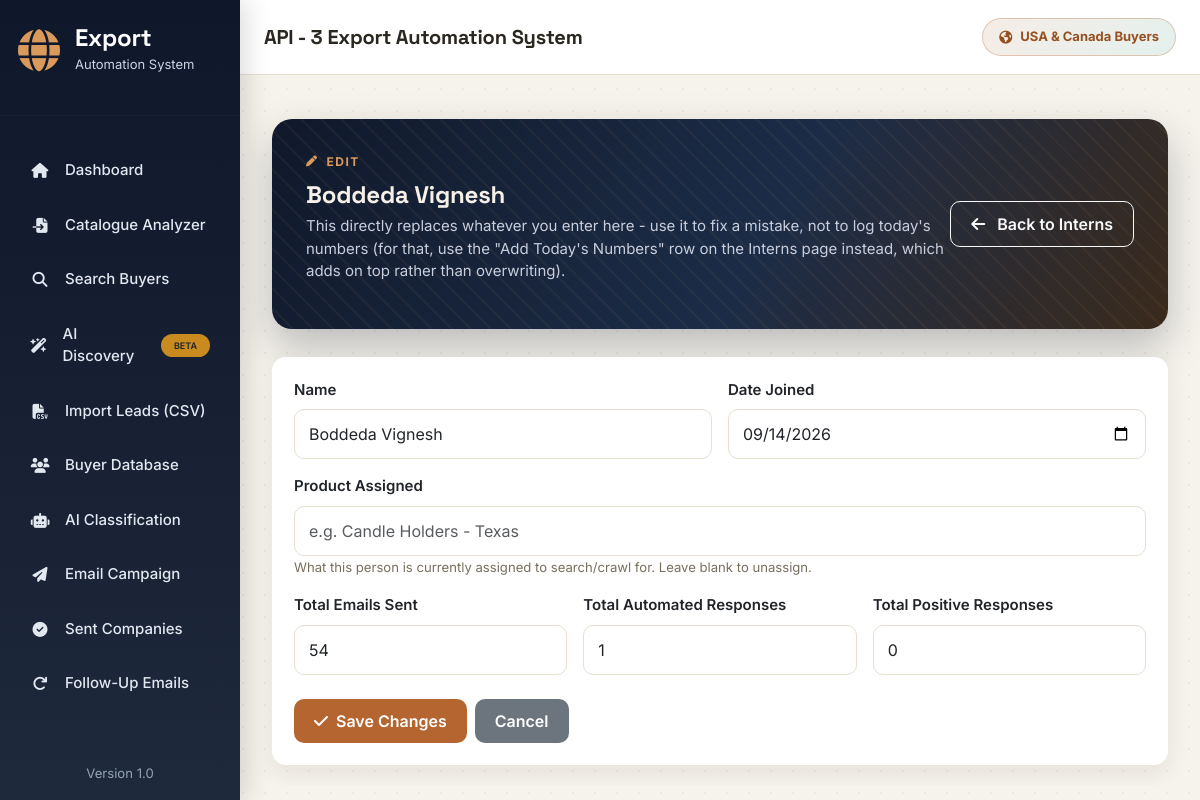
Before: /team/5/edit with the older database file.
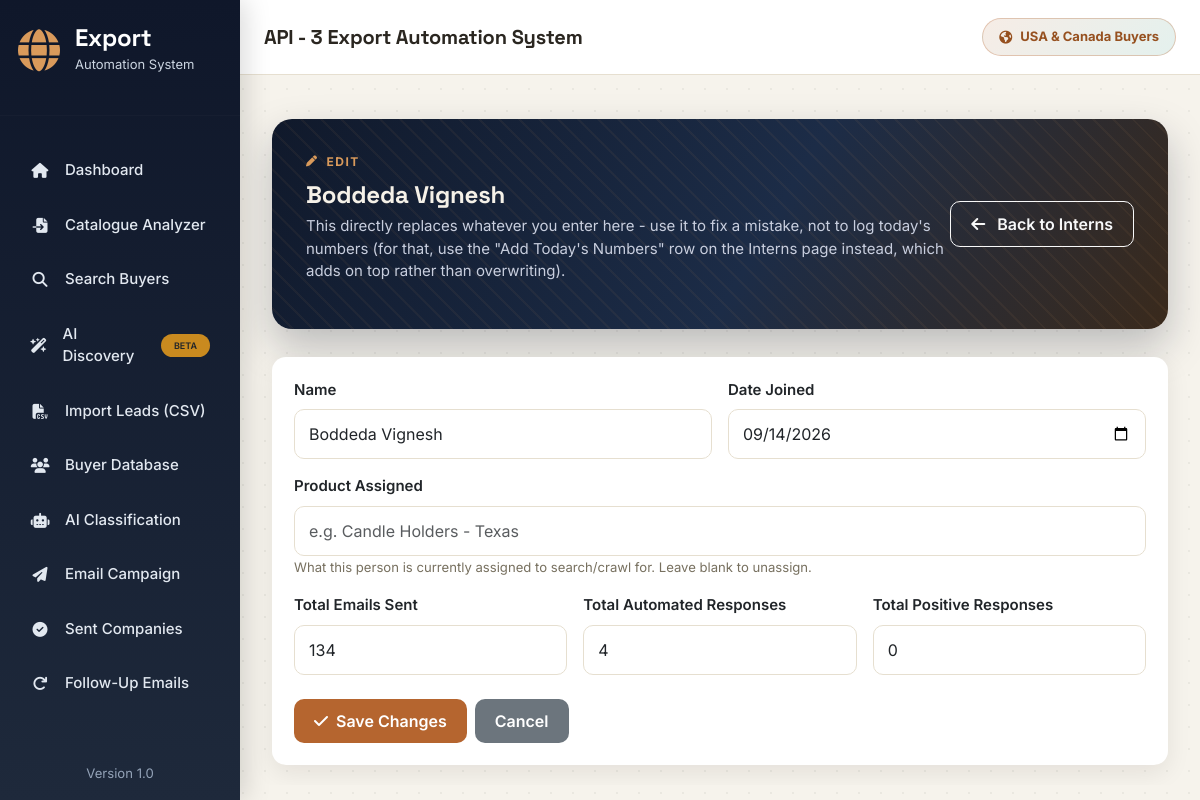
After: the same page with the newer database file.
### app/models.py (models this page shows, shortened)
class Intern(db.Model):
    __tablename__ = "interns"
    id = db.Column(db.Integer, primary_key=True)
    name = db.Column(db.String(150), nullable=False)
    status = db.Column(db.String(20), default="Active")
    product_assigned = db.Column(db.String(255))
    emails_sent = db.Column(db.Integer, default=0)
    automated_responses = db.Column(db.Integer, default=0)
    positive_responses = db.Column(db.Integer, default=0)
    date_joined = db.Column(db.Date, nullable=False)
    date_discontinued = db.Column(db.Date)
    created_at = db.Column(
        db.DateTime,
        default=datetime.utcnow
    )

### app/routes/team.py (the view, shortened to what this page needs)
@team_bp.route("/team/<int:intern_id>/edit", methods=["GET", "POST"])
def edit_intern(intern_id):
    repo = InternRepository()
    intern = repo.get(intern_id)
    if not intern:
        flash("That team member no longer exists.", "warning")
        return redirect(url_for("team.team"))
    return render_template(
        "edit_intern.html",
        intern=intern
    )

### app/services/database/intern_repository.py (called while the page is built)
    def get(self, intern_id):
        return Intern.query.get(intern_id)

### app/templates/edit_intern.html
{% extends "base.html" %}
{% block content %}
<div class="container mt-4 fade-up">
    <div class="hero-banner d-flex justify-content-between align-items-center">
        <div>
            <div class="hero-eyebrow">
                <i class="fa-solid fa-pen"></i>
                Edit
            </div>
            <h2>
                {{ intern.name }}
            </h2>
            <p>
                This directly replaces whatever you enter here - use it to
                fix a mistake, not to log today's numbers (for that, use
                the "Add Today's Numbers" row on the Interns page instead,
                which adds on top rather than overwriting).
            </p>
        </div>
        <a href="/team" class="btn btn-outline-light">
            <i class="fa-solid fa-arrow-left me-2"></i>
            Back to Interns
        </a>
    </div>
    <div class="card">
        <div class="card-body">
            <form method="POST">
                <div class="row g-3">
                    <div class="col-md-6">
                        <label class="form-label">Name</label>
                        <input
                            type="text"
                            name="name"
                            class="form-control"
                            value="{{ intern.name }}"
                            required>
                    </div>
                    <div class="col-md-6">
                        <label class="form-label">Date Joined</label>
                        <input
                            type="date"
                            name="date_joined"
                            class="form-control"
                            value="{{ intern.date_joined.strftime('%Y-%m-%d') if intern.date_joined else '' }}">
                    </div>
                    <div class="col-12">
                        <label class="form-label">Product Assigned</label>
                        <input
                            type="text"
                            name="product_assigned"
                            class="form-control"
                            placeholder="e.g. Candle Holders - Texas"
                            value="{{ intern.product_assigned or '' }}">
                        <small class="text-muted">
                            What this person is currently assigned to search/crawl for.
                            Leave blank to unassign.
                        </small>
                    </div>
                    <div class="col-md-4">
                        <label class="form-label">Total Emails Sent</label>
                        <input
                            type="number"
                            name="emails_sent"
                            class="form-control"
                            min="0"
                            value="{{ intern.emails_sent }}">
                    </div>
                    <div class="col-md-4">
                        <label class="form-label">Total Automated Responses</label>
                        <input
                            type="number"
                            name="automated_responses"
                            class="form-control"
                            min="0"
                            value="{{ intern.automated_responses }}">
                    </div>
                    <div class="col-md-4">
                        <label class="form-label">Total Positive Responses</label>
                        <input
                            type="number"
                            name="positive_responses"
                            class="form-control"
                            min="0"
                            value="{{ intern.positive_responses }}">
                    </div>
                </div>
                <div class="mt-4 d-flex gap-2">
                    <button type="submit" class="btn btn-primary">
                        <i class="fa-solid fa-check me-1"></i> Save Changes
                    </button>
                    <a href="/team" class="btn btn-secondary">Cancel</a>
                </div>
            </form>
        </div>
    </div>
</div>
{% endblock %}

Changed rows visible on the page:
changed Intern "Boddeda Vignesh": emails_sent "54" → "134"; automated_responses "1" → "4"
